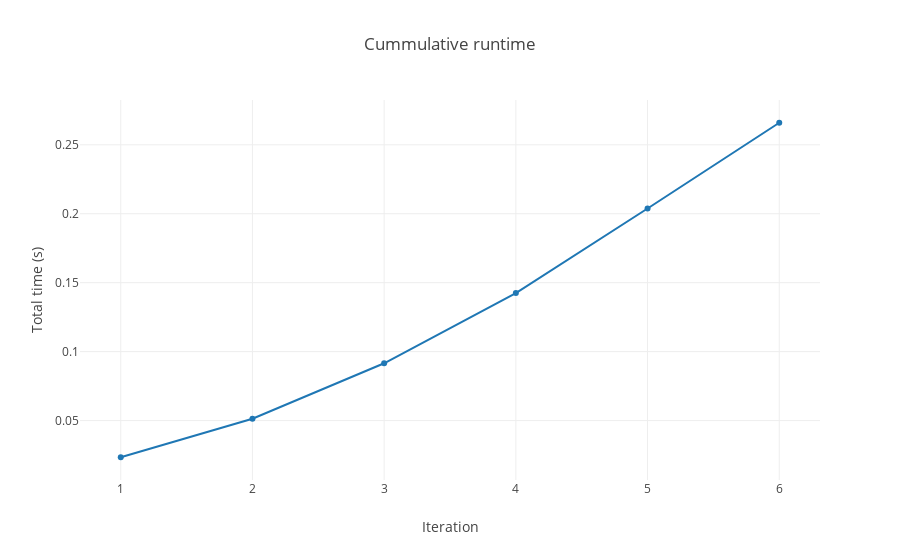

Source (notebook cell):
### Markdown cell above
### Visualise the cummulative runtime

### Code cell
fig = px.scatter(
    pd.DataFrame(time_solve_cummulative),
    x="Iteration",
    y="Total time (s)",
    title="Cummulative runtime",
    template="none",
)
fig.update_traces(mode="lines+markers")
fig.show()

### Figure 1 — Plotly figure (JSON) as saved in the notebook; plotly's stock layout.template omitted (floating-point values rounded to 4 significant figures)
{"data": [{"hovertemplate": "Iteration=%{x}<br>Total time (s)=%{y}<extra></extra>", "legendgroup": "", "marker": {"color": "#1F77B4", "symbol": "circle"}, "mode": "lines+markers", "name": "", "orientation": "v", "showlegend": false, "type": "scatter", "x": [1, 2, 3, 4, 5, 6], "xaxis": "x", "y": [0.0234, 0.05132, 0.09155, 0.1425, 0.2038, 0.266], "yaxis": "y"}], "layout": {"legend": {"tracegroupgap": 0}, "title": {"text": "Cummulative runtime"}, "xaxis": {"anchor": "y", "domain": [0, 1], "title": {"text": "Iteration"}}, "yaxis": {"anchor": "x", "domain": [0, 1], "title": {"text": "Total time (s)"}}}}
